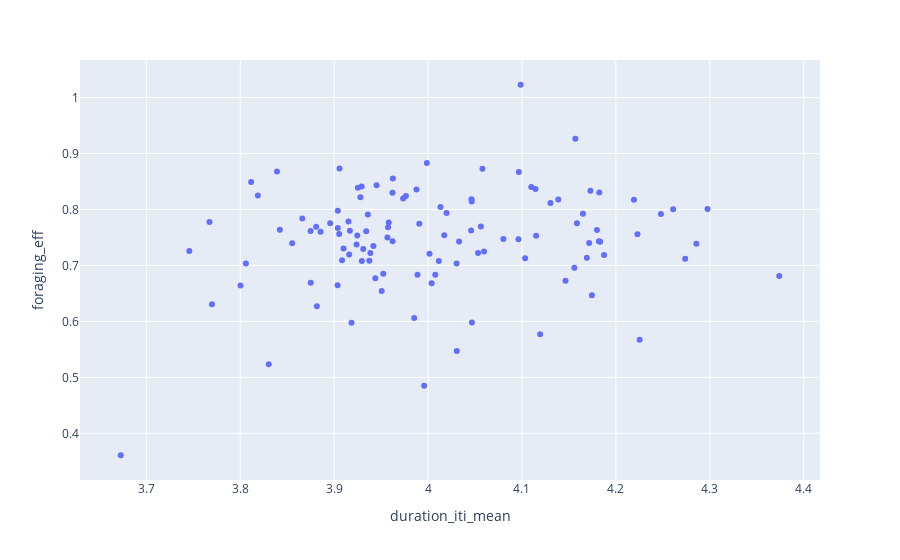

The notebook cell saved with this chart:
### Code cell
fig1 = px.scatter(select_df_1, x="duration_iti_mean", y="foraging_eff")
fig1.show()
